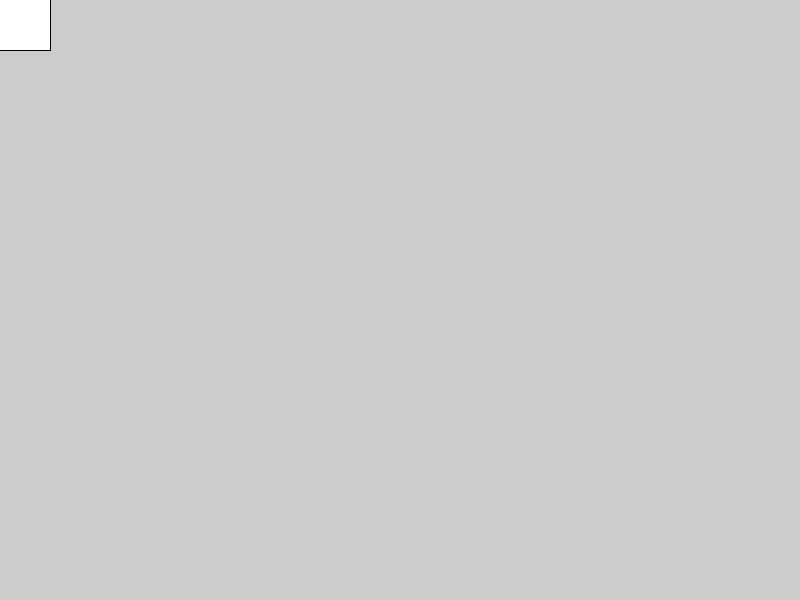
Frame 1 (no input)
Frame 60 (the mouse pressed at the canvas centre just before this capture): identical to frame 1, image omitted
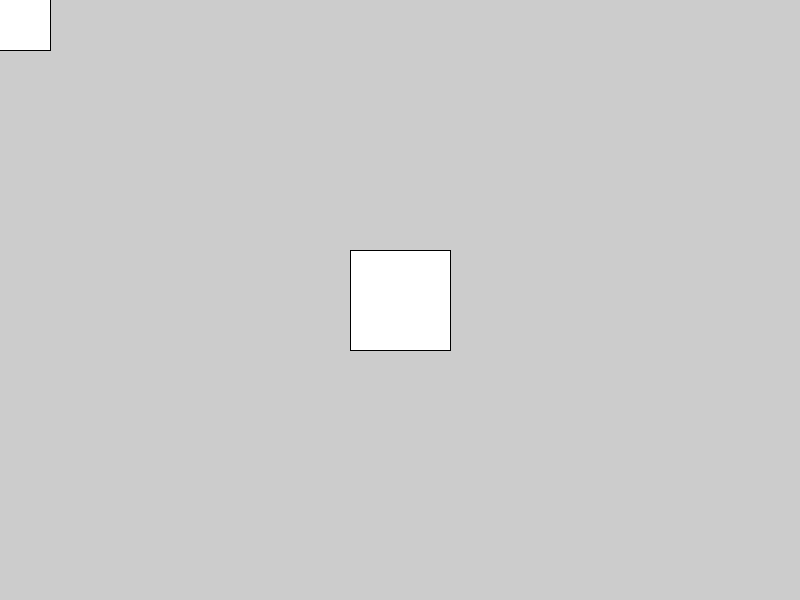
Frame 120 (the mouse held since frame 60 and released just before this capture)

The Processing sketch that drew these frames (run headless with seeded random() and noise(); from frame 60 on, the mouse is pressed at the canvas centre):

// Processing sketch: A_myfirstsketch
// ── A_myfirstsketch.pde

// my dog has fleas
/*
my
dog
has
fleas
*/

void setup()
{
  size(800, 600); // change the size
  
  rectMode(CENTER);
}

void draw()
{
  rect(mouseX, mouseY, 100, 100);
}
